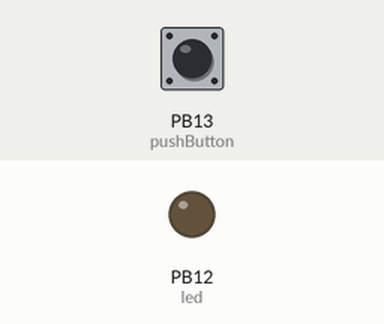
The sketch below on a simulated STM32 Blue Pill. Shown: output pins drawn as LEDs (lit = HIGH). The inputs (shaded band) are chosen by the test bench; at power-on: PB13 (pushButton) LOW. What the sketch prints to the serial monitor is not drawn.

Above: at 1.2 s.
1.3 s: PB13 (pushButton) pulled HIGH for 0.15 s
At 1.37 s:
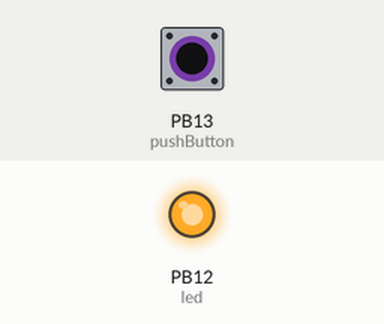
2.9 s: PB13 (pushButton) pulled HIGH for 3.2 s
At 6.7 s:
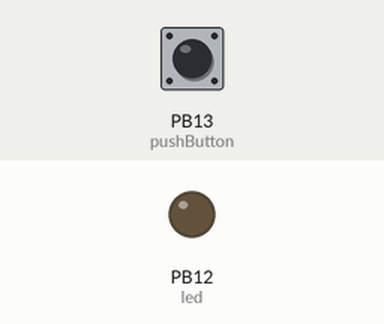
Timing chart, 0 to 8.2 s (numbered marks = the images above; inputs shaded):
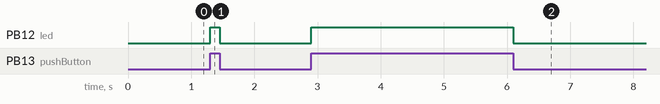

Measured:
- after the input at 1.3 s, PB12 (led): LOW → HIGH at once, → LOW 0.15 s later
- after the input at 2.9 s, PB12 (led): LOW → HIGH at once, → LOW 3.2 s later

The sketch:

bouton_stm32.ino
```cpp
int pushButton = PB13;//pin du bouton
int led = PB12;
void setup() {
  Serial.begin(9600);//initialisation du port serie
  pinMode(pushButton, INPUT);
  pinMode(led, OUTPUT);
}

void loop() {
  Serial.println(digitalRead(pushButton));//affichage de la valeur du bouton
  if (digitalRead(pushButton) == HIGH) {
    digitalWrite(led, HIGH);
  }
  if (digitalRead(pushButton) == LOW) {
    digitalWrite(led, LOW);
  }
}
```
